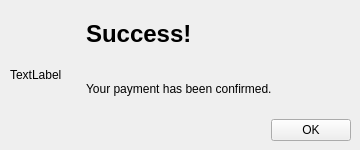
<?xml version="1.0" encoding="UTF-8"?>
<ui version="4.0">
 <class>PopupPaymentSuccess</class>
 <widget class="QWidget" name="PopupPaymentSuccess">
  <property name="geometry">
   <rect>
    <x>0</x>
    <y>0</y>
    <width>360</width>
    <height>150</height>
   </rect>
  </property>
  <property name="windowTitle">
   <string>Form</string>
  </property>
  <widget class="QWidget" name="horizontalLayoutWidget">
   <property name="geometry">
    <rect>
     <x>10</x>
     <y>10</y>
     <width>341</width>
     <height>131</height>
    </rect>
   </property>
   <layout class="QHBoxLayout" name="horizontalLayout">
    <item>
     <widget class="QLabel" name="picLbl">
      <property name="sizePolicy">
       <sizepolicy hsizetype="Fixed" vsizetype="Fixed">
        <horstretch>0</horstretch>
        <verstretch>0</verstretch>
       </sizepolicy>
      </property>
      <property name="minimumSize">
       <size>
        <width>70</width>
        <height>70</height>
       </size>
      </property>
      <property name="maximumSize">
       <size>
        <width>70</width>
        <height>70</height>
       </size>
      </property>
      <property name="text">
       <string>TextLabel</string>
      </property>
      <property name="scaledContents">
       <bool>true</bool>
      </property>
     </widget>
    </item>
    <item>
     <layout class="QVBoxLayout" name="verticalLayout">
      <item>
       <widget class="QLabel" name="label_2">
        <property name="text">
         <string>&lt;html&gt;&lt;head/&gt;&lt;body&gt;&lt;p&gt;&lt;span style=&quot; font-size:18pt; font-weight:600;&quot;&gt;Success!&lt;/span&gt;&lt;/p&gt;&lt;/body&gt;&lt;/html&gt;</string>
        </property>
       </widget>
      </item>
      <item>
       <widget class="QLabel" name="label">
        <property name="text">
         <string>Your payment has been confirmed.</string>
        </property>
       </widget>
      </item>
      <item>
       <layout class="QHBoxLayout" name="horizontalLayout_2">
        <item>
         <spacer name="horizontalSpacer">
          <property name="orientation">
           <enum>Qt::Horizontal</enum>
          </property>
          <property name="sizeHint" stdset="0">
           <size>
            <width>40</width>
            <height>20</height>
           </size>
          </property>
         </spacer>
        </item>
        <item>
         <widget class="QPushButton" name="buttonOK">
          <property name="text">
           <string>OK</string>
          </property>
         </widget>
        </item>
       </layout>
      </item>
     </layout>
    </item>
   </layout>
  </widget>
 </widget>
 <resources/>
 <connections/>
</ui>
